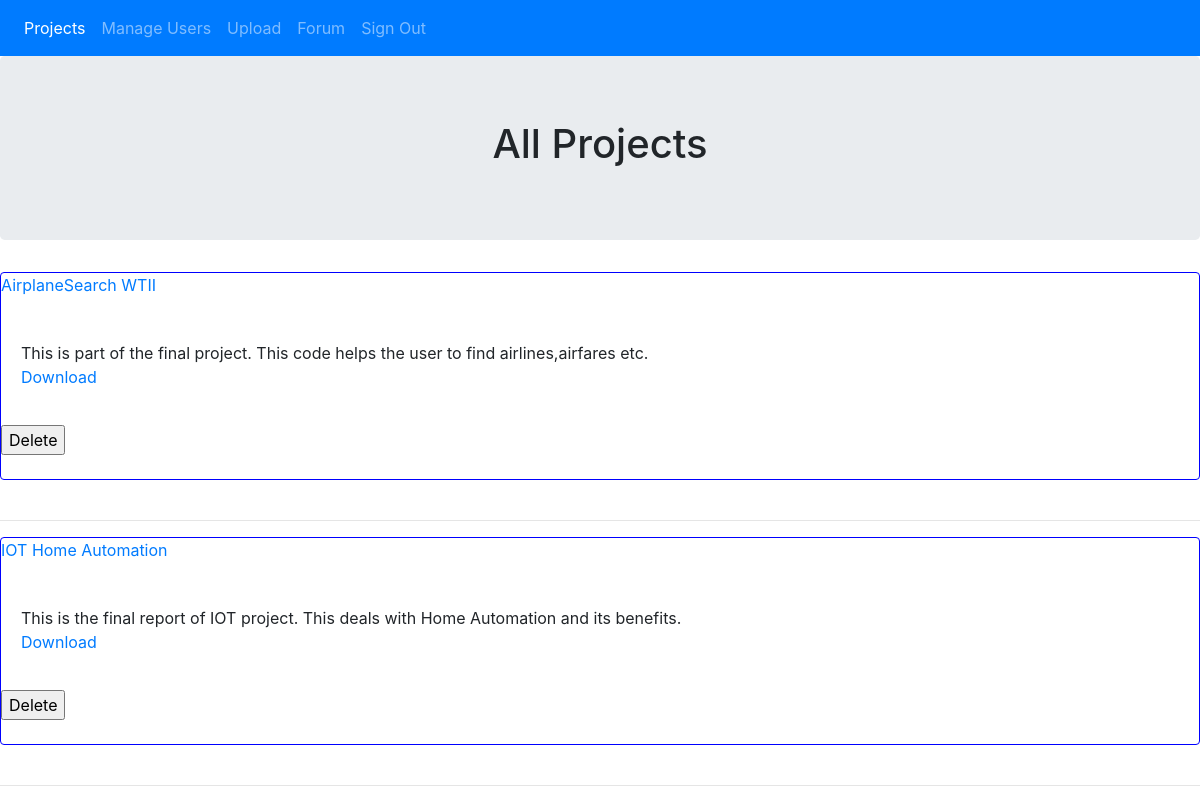
Screenshot of /admin/project.php with the database file from the repository.
### tables this page shows
CREATE TABLE `project` (
  `Name` varchar(255) NOT NULL,
  `id` int(255) NOT NULL,
  `author` varchar(50) NOT NULL,
  `guide` varchar(50) NOT NULL,
  `year` year(4) NOT NULL,
  `PL` varchar(20) NOT NULL,
  `domain` varchar(30) NOT NULL,
  `status` tinyint(1) NOT NULL,
  `review` int(1) NOT NULL,
  `description` varchar(300) DEFAULT NULL
);

### admin/project.php (the view, shortened to what this page needs)
<html xmlns="http://www.w3.org/1999/xhtml">
<head>
<link rel="stylesheet" href="https://stackpath.bootstrapcdn.com/bootstrap/4.3.1/css/bootstrap.min.css">
<link rel="stylesheet" href="https://maxcdn.bootstrapcdn.com/font-awesome/4.7.0/css/font-awesome.min.css">
<link rel="stylesheet" href="s.css">
</head>
<body>
  <?php
  echo '
  <nav class="navbar navbar-expand-lg navbar navbar-dark bg-primary">
       <div class="collapse navbar-collapse" id="navbarCollapse2">
           <div class="navbar-nav">
               <a href="project.php" class="nav-item nav-link active">Projects</a>
               <a href="manageuser.php" class="nav-item nav-link">Manage Users</a>
               <a href="upload.php" class="nav-item nav-link">Upload</a>
               <a href="forum.php" class="nav-item nav-link">Forum</a>
               <a href="../logout.php" class="nav-item nav-link">Sign Out</a>
           </div>
       </div>
   </nav>
   <div class="jumbotron text-center">
     <h1>All Projects</h1>
   </div>';
   $con=mysqli_connect("localhost","root","","projects");
$result = mysqli_query($con,"SELECT * FROM project WHERE review='1'");
$i = 1;
while(($row = mysqli_fetch_array($result)) && ($i<4) )
{
 $name = $row['Name'];
 $desc = $row['description'];
 $path = "desc.php?id=".$row['id']."";
 $id = $row['id'];
 echo "<div class=\"card\">";
 echo "<a href=$path id=\"prj_title\">$name</a>";
 echo "<br />";
 echo "<div class=\"card-body\" >";
 echo $desc. "<br>";
 $lol = "info".$id.".txt";
 echo '<p><a href="download.php?file=' . urlencode($lol) . '">Download</a></p>';
 echo "</div>";
 $delete = "delete_project.php?id=".$row['id']."";
 echo "<a href=$delete id=\"admin_delete_button\"><input type='button' name='delete' id='delete' value='Delete'></a>";
 echo "<br />";
echo "</div>";
 $i = $i + 1;
 echo "<br /><hr/>";
}
?>
</body>
</html>

### admin/s.css (style rules this page uses)
.card { border:1px solid blue; }

### rows the page displays
project: Name "AirplaneSearch WTII", description "This is part of the final project. This code helps the user to find airlines,airfares etc."
project: Name "IOT Home Automation", description "This is the final report of IOT project. This deals with Home Automation and its benefits."
